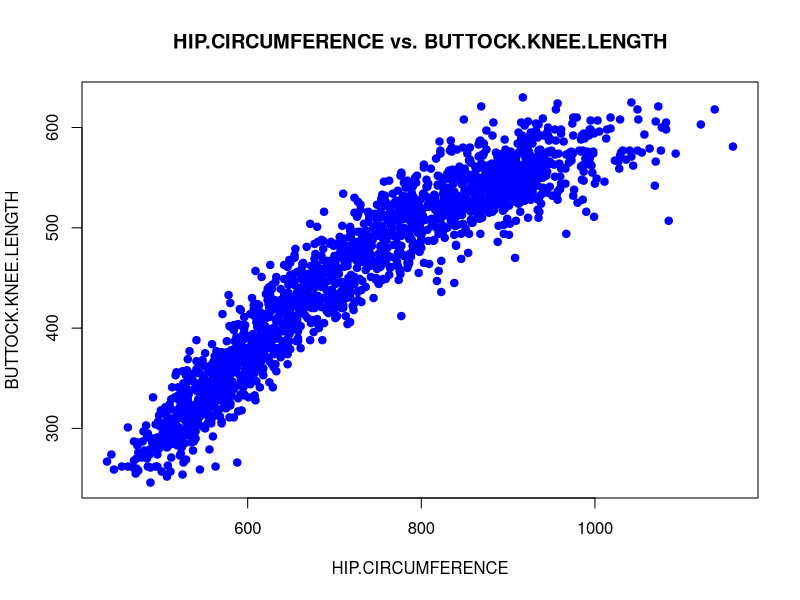
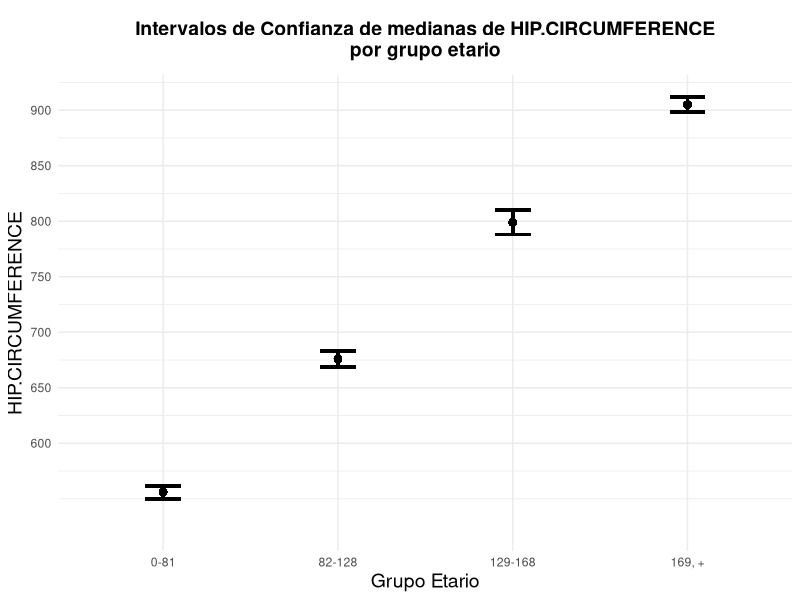
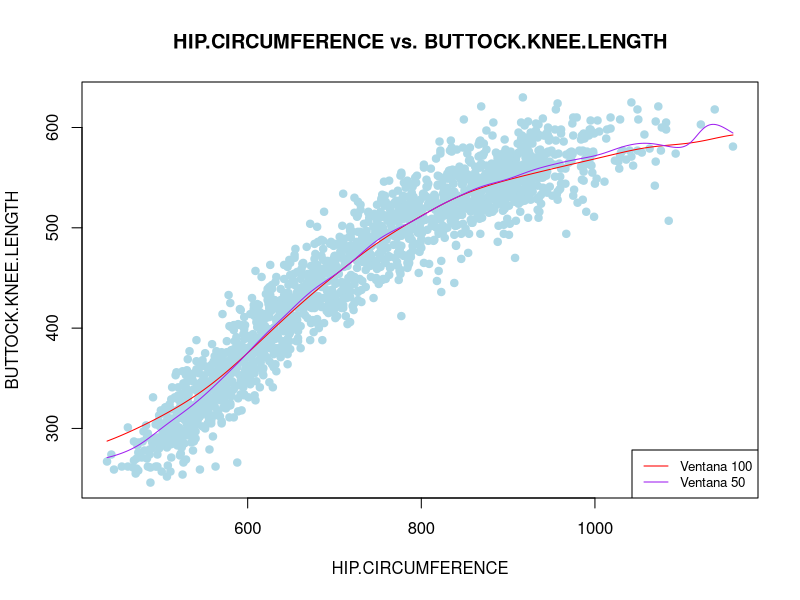
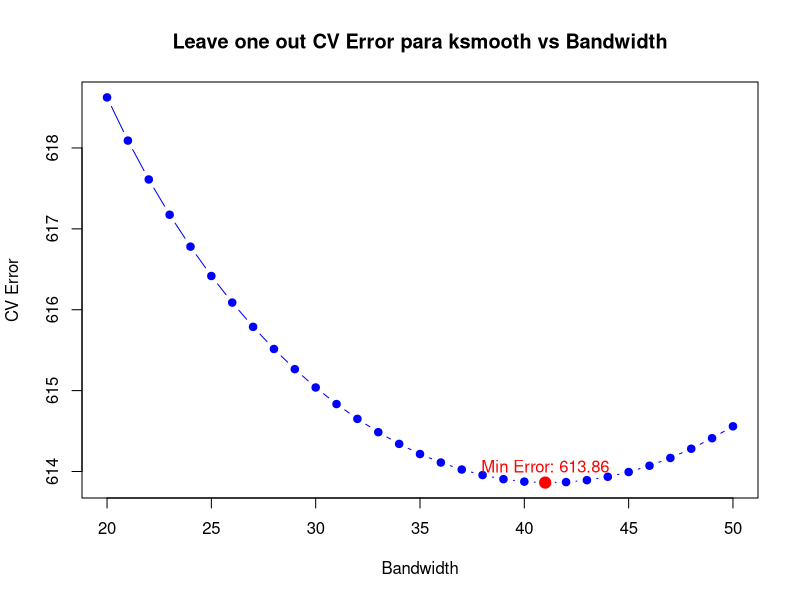

These charts were generated, in order, by the following R code: (Note: a time limit stopped this script after it produced the figures.)
## ---- chunk 1
knitr::opts_chunk$set(echo = TRUE)
set.seed(1234) 
library(ggplot2)
## ---- chunk 2
individuals <- read.table("individuals.csv", header = TRUE, sep = ";")
datos_femenino <- subset(individuals, SEX == 2 & HIP.CIRCUMFERENCE != 0 & BUTTOCK.KNEE.LENGTH!=0)
attach(datos_femenino)

plot(HIP.CIRCUMFERENCE, BUTTOCK.KNEE.LENGTH,
     xlab = "HIP.CIRCUMFERENCE",
     ylab = "BUTTOCK.KNEE.LENGTH",
     main = "HIP.CIRCUMFERENCE vs. BUTTOCK.KNEE.LENGTH",
     pch = 19, col = "blue")
## ---- chunk 3

# Division de grupos etarios por cuartiles
cuartiles <- quantile(datos_femenino$AGE.IN.MONTHS,probs = c(0,0.25, 0.5, 0.75,1))
datos_femenino$AGE.GROUP <- cut(datos_femenino$AGE.IN.MONTHS,cuartiles,include.lowest = TRUE, labels = c("0-81","82-128","129-168","169, +"))

#Estimacion de medianas 
medianas_estimadas <- tapply(datos_femenino$HIP.CIRCUMFERENCE,datos_femenino$AGE.GROUP,median)


# Función para estimación del se de las medianas

estimar_se_mediana <- function (x, B = 1000){
  titahatboot <- rep(0,B)
  for(i in 1:B){
    Xboot <- sample(x,length(x),replace = TRUE)
    titahatboot[i] <- median(Xboot)
  }
  return(sqrt(mean((titahatboot - mean(titahatboot))^2)))
}

# Cálculo de intervalo bootstrap nivel 0.95

intervalos_confianza <- tapply(datos_femenino$HIP.CIRCUMFERENCE, datos_femenino$AGE.GROUP, function(x){
  se_boot <- estimar_se_mediana(x)
  intervalo_boot <- c(median(x) - 1.96*se_boot,median(x) + 1.96*se_boot)
  return(intervalo_boot)
})


# Gráfico

# Los siguientes data frames son unicamente creados para generar el plot

df_medianas <- data.frame(
  AGE.GROUP = names(medianas_estimadas),
  MEDIAN = medianas_estimadas
)
df_intervalos <- data.frame(
  AGE.GROUP = names(intervalos_confianza),
  INTERVAL = intervalos_confianza
)
df_intervalos$LOWER <- sapply(df_intervalos$INTERVAL, function(x) x[1])
df_intervalos$UPPER <- sapply(df_intervalos$INTERVAL, function(x) x[2])

df_plot <- merge(datos_femenino,merge(df_medianas,df_intervalos,by="AGE.GROUP"),
                 by="AGE.GROUP")


ggplot(df_plot, aes(x = AGE.GROUP, y = MEDIAN)) +
  geom_point(size = 2) +  
  geom_errorbar(aes(ymin = LOWER, ymax = UPPER), width = 0.2, linewidth = 1) + 
  scale_y_continuous(limits = c(min(df_plot$LOWER) * 0.95, max(df_plot$UPPER)),
                     breaks = seq(from = 600, to = 1000, by = 50)) + 
  labs(title = "Intervalos de Confianza de medianas de HIP.CIRCUMFERENCE\npor grupo etario",
       x = "Grupo Etario", y = "HIP.CIRCUMFERENCE") +
  theme_minimal() + theme(
        plot.title = element_text(hjust = 0.5, face = "bold", size = 14,
                                  margin = margin(10, 0, 10, 0)),  
        axis.title = element_text(size = 14)) 
## ---- chunk 4
regresion_100 <- ksmooth(HIP.CIRCUMFERENCE, BUTTOCK.KNEE.LENGTH, "normal", bandwidth = 100)
regresion_50 <- ksmooth(HIP.CIRCUMFERENCE, BUTTOCK.KNEE.LENGTH, "normal", bandwidth = 50)


plot(datos_femenino$HIP.CIRCUMFERENCE, datos_femenino$BUTTOCK.KNEE.LENGTH,
     xlab = "HIP.CIRCUMFERENCE",
     ylab = "BUTTOCK.KNEE.LENGTH",
     main = "HIP.CIRCUMFERENCE vs. BUTTOCK.KNEE.LENGTH",
     pch = 19, col = "light blue")

lines(regresion_100, col = "red")
lines(regresion_50, col = "purple")

legend("bottomright", legend = c("Ventana 100", "Ventana 50"), col = c("red", "purple"), lty = 1, cex = 0.8)

## ---- chunk 5
# Defino la grilla de bandwidths
bandwidths <- 20:50

# Defino la función de Leave-One-Out-CV
cv_leave_one_out <- function(x, y, bandwidth) {
  
  n <- length(x)
  errors <- numeric(n)
  
  for (i in 1:n) {
    # Ajusto el modelo
    y_hat <- ksmooth(x[-i], y[-i], "normal", bandwidth = bandwidth, x.points = x[i])$y
    # Calculo el mse y lo agrego a errors
    mse <- (y[i] - y_hat)^2
    errors[i] <- mse
  }
  
  return(mean(errors))
}

# Calculo el error de cv para cada valor de h en la grilla
errors <- sapply(bandwidths, cv_leave_one_out, x = HIP.CIRCUMFERENCE, y = BUTTOCK.KNEE.LENGTH)

# Encuentro el valor mínimo de error y su índice correspondiente
min_error <- min(errors)
min_error_index <- which.min(errors)
ksmooth_best_bandwidth <- bandwidths[min_error_index]

# Ploteo la función objectivo marcando el valor mínimo
plot(bandwidths, errors, type = "b", main = "Leave one out CV Error para ksmooth vs Bandwidth",
     xlab = "Bandwidth", ylab = "CV Error", col = "blue", pch = 19)

# Marca el valor mínimo de error en el plot
points(ksmooth_best_bandwidth, min_error, col = "red", pch = 19, cex = 1.5)
text(ksmooth_best_bandwidth, min_error, labels = paste("Min Error:", round(min_error, 2)), pos = 3, col = "red")

## ---- chunk 6

# Defino el estimador de NW para un x0
nwsmooth <- function(x0, x, y, bandwidth){
  
  # Armo el vector al que le aplico el núcleo normal
  vect <- (x - x0)/bandwidth
  
  # Calculo los pesos
  weights <- dnorm(vect)
  
  return(sum(weights*y)/sum(weights))
}


# Calculo el leave-one-out CV
cv_nwsmooth <- function(bandwidth, x, y){
  
  # Vector m, con nwsmooth aplicado a x_i en la posición i
  m <- sapply(x, nwsmooth, x, y, bandwidth)
  
  # Armo el vector w, que tiene el coeficiente w_i,h en la posición i
  arg_matrix <- outer(x, x, "-") * (1/bandwidth)  # Matriz con (x[i]-x[j])/bandwidth en la posición ij
  kernel_matrix <- apply(arg_matrix, c(1, 2), dnorm)  # Núcleo normal aplicado a cada posición
  column_sums <- colSums(kernel_matrix)  # Sumo las columnas de kernel_matrix, me queda el denominador de w_i,h
  gaussian_kernel_0 <- dnorm(0)  # El num de w_i,h para todo i
  w <- gaussian_kernel_0 / column_sums  # Consigo w
  
  # Vector con error de predicción de m_h^-i en la posición i
  errors <- ((y-m)/(1-w))^2
  
  return(mean(errors))
}


# Defino grilla de bandwidths y calculo el error de cv para cada valor de h en la grilla
bandwidths <- 4:24
errors <- sapply(bandwidths, cv_nwsmooth, x = HIP.CIRCUMFERENCE, y = BUTTOCK.KNEE.LENGTH)


# Encuentro el valor mínimo de error y su índice correspondiente
min_error <- min(errors)
min_error_index <- which.min(errors)
nwsmooth_best_bandwidth <- bandwidths[min_error_index]


# Ploteo la función objectivo marcando el valor mínimo
plot(bandwidths, errors, type = "b", main = "Leave one out CV Error para nwsmooth vs Bandwidth",
     xlab = "Bandwidth", ylab = "CV Error", col = "blue", pch = 19)

# Marca el valor mínimo de error en el plot
points(nwsmooth_best_bandwidth, min_error, col = "red", pch = 19, cex = 1.5)
text(nwsmooth_best_bandwidth, min_error, labels = paste("Min Error:", round(min_error, 2)), pos = 3, col = "red")


# Calculo la regresión
ordenado <- order(HIP.CIRCUMFERENCE)
nwfit <- sapply(HIP.CIRCUMFERENCE[ordenado], nwsmooth, HIP.CIRCUMFERENCE, BUTTOCK.KNEE.LENGTH, nwsmooth_best_bandwidth)


# Grafico
plot(datos_femenino$HIP.CIRCUMFERENCE, datos_femenino$BUTTOCK.KNEE.LENGTH,
     xlab = "HIP.CIRCUMFERENCE",
     ylab = "BUTTOCK.KNEE.LENGTH",
     main = "HIP.CIRCUMFERENCE vs. BUTTOCK.KNEE.LENGTH",
     pch = 19, col = "light blue")

lines(HIP.CIRCUMFERENCE[ordenado], nwfit, col = "red")
## ---- chunk 7
# Ajusto los modelos
recta_cuad_min <- lm(BUTTOCK.KNEE.LENGTH ~ HIP.CIRCUMFERENCE)
ksmoothfit <- ksmooth(HIP.CIRCUMFERENCE, BUTTOCK.KNEE.LENGTH, "normal", bandwidth = ksmooth_best_bandwidth)
ordenado <- order(HIP.CIRCUMFERENCE)
nwfit <- sapply(HIP.CIRCUMFERENCE[ordenado], nwsmooth, HIP.CIRCUMFERENCE, BUTTOCK.KNEE.LENGTH, nwsmooth_best_bandwidth)

# Grafico
plot(HIP.CIRCUMFERENCE, BUTTOCK.KNEE.LENGTH,
     xlab = "HIP.CIRCUMFERENCE",
     ylab = "BUTTOCK.KNEE.LENGTH",
     main = "ksmooth vs nwsmooth vs lm",
     pch = 19, col = "light blue")

abline(recta_cuad_min, col = "brown", lwd = 2)
lines(HIP.CIRCUMFERENCE[ordenado], nwfit, col = "red", lwd = 3)
lines(ksmoothfit, col = "blue", lwd = 2, lty = 2)

legend("bottomright", legend = c("ksmooth(41)", "nwsmooth(15)", "lm"), col = c("blue", "red", "brown"), lty = c(2,1,1), cex = 0.8, lwd = c(2,3,3))
